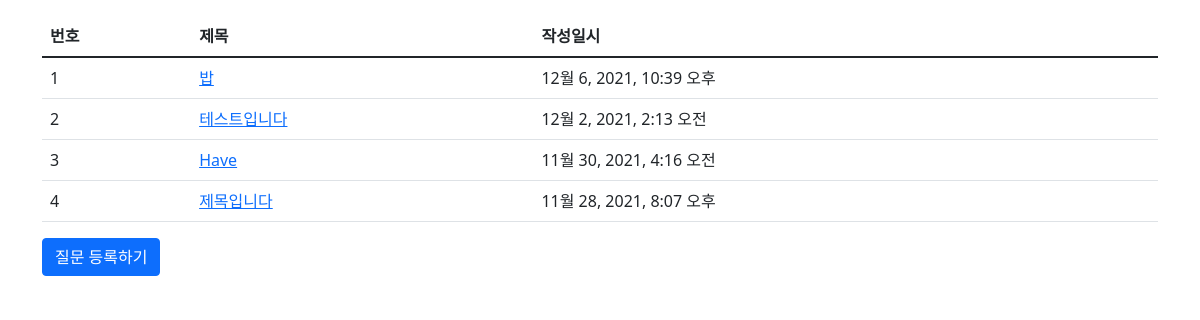
Before: /pybo/ with the older database file.
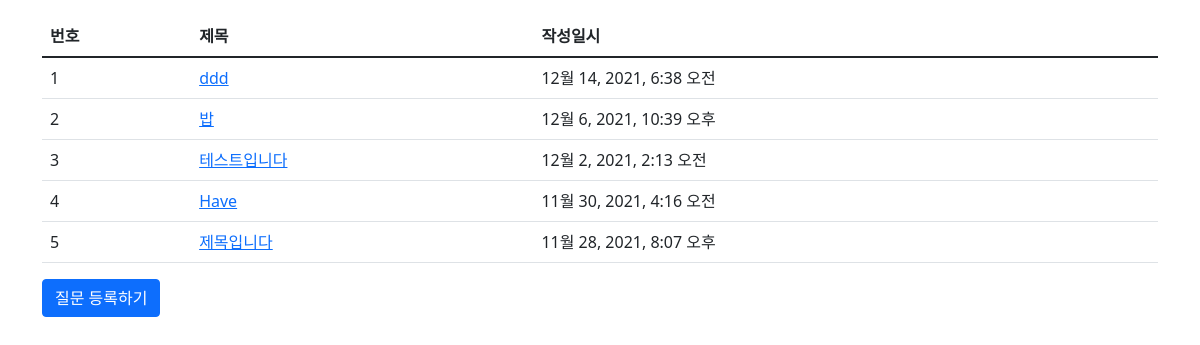
After: the same page with the newer database file.
### pybo/models.py (models this page shows, shortened)
class Question(models.Model):
    subject = models.CharField(max_length=200)
    content = models.TextField()
    create_date = models.DateTimeField()

### pybo/views.py (the view)
# urls.py: path('', views.index, name='index'),
def index(request):
    question_list = Question.objects.order_by('-create_date')
    context = {'question_list' : question_list}
    return render(request, 'pybo/question_list.html', context)

### templates/pybo/question_list.html
{% extends 'base.html' %}
{% block content %}
<div class="container my-3">
    <table class="table">
        <thead>
            <tr class="thead-dark">
                <th>번호</th>
                <th>제목</th>
                <th>작성일시</th>
            </tr>
        </thead>
        <tbody>
            {% if question_list %}
            {% for question in question_list %}
            <tr>
                <td>{{ forloop.counter }}</td>
                <td>
                    <a href="{% url 'pybo:detail' question.id %}">
                        {{ question.subject }}
                    </a>
                </td>
                <td>{{ question.create_date }}</td>
            </tr>
            {% endfor %}
            {% else %}
            <tr>
                <td colspan="3">질문이 없습니다.</td>
            </tr>
            {% endif %}
        </tbody>
    </table>
    <a href="{% url 'pybo:question_create' %}" class="btn btn-primary">
        질문 등록하기
    </a>
</div>
{% endblock content %}

Changed rows visible on the page:
added Question: subject "ddd", create_date "12월 14, 2021, 6:38 오전"
